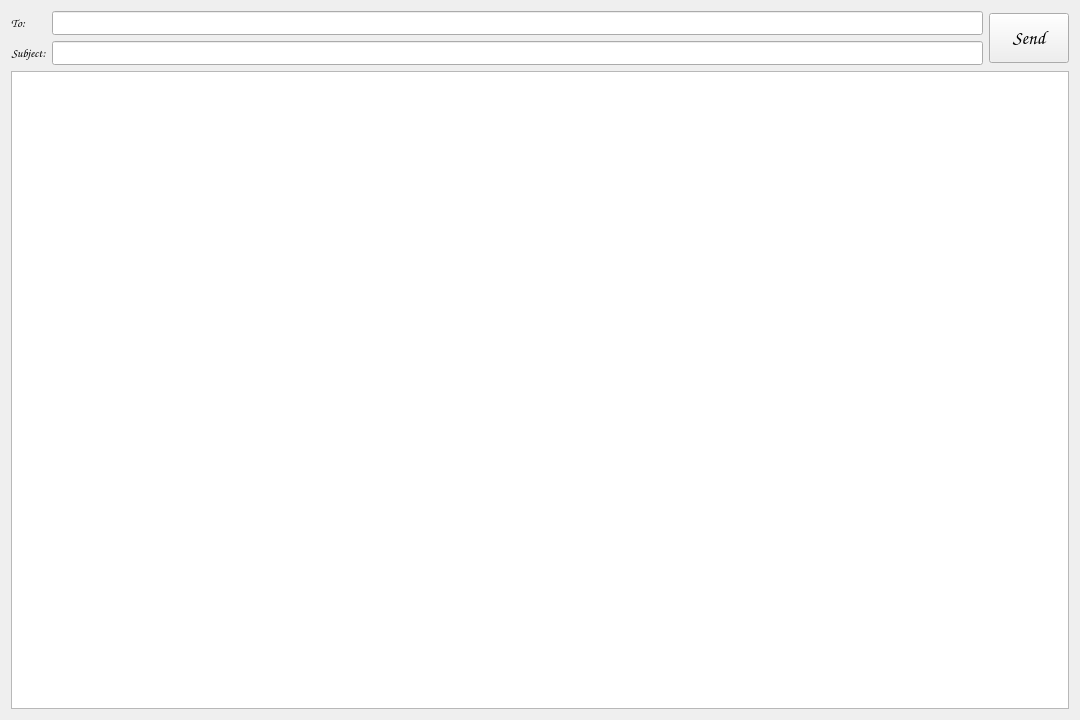
<?xml version="1.0" encoding="UTF-8"?>
<ui version="4.0">
 <class>EmailWidget</class>
 <widget class="QWidget" name="EmailWidget">
  <property name="geometry">
   <rect>
    <x>0</x>
    <y>0</y>
    <width>1080</width>
    <height>720</height>
   </rect>
  </property>
  <property name="sizePolicy">
   <sizepolicy hsizetype="Preferred" vsizetype="Preferred">
    <horstretch>0</horstretch>
    <verstretch>0</verstretch>
   </sizepolicy>
  </property>
  <property name="minimumSize">
   <size>
    <width>1080</width>
    <height>720</height>
   </size>
  </property>
  <property name="baseSize">
   <size>
    <width>1080</width>
    <height>720</height>
   </size>
  </property>
  <property name="font">
   <font>
    <family>Comic Sans MS</family>
    <weight>75</weight>
    <bold>true</bold>
   </font>
  </property>
  <property name="windowTitle">
   <string>Emailer</string>
  </property>
  <property name="windowIcon">
   <iconset>
    <normaloff>../../JasonCustomize/icon/jason_hda_icon.jpg</normaloff>../../JasonCustomize/icon/jason_hda_icon.jpg</iconset>
  </property>
  <property name="windowFilePath">
   <string/>
  </property>
  <layout class="QGridLayout" name="gridLayout">
   <item row="0" column="0">
    <layout class="QVBoxLayout" name="verticalLayout_3">
     <item>
      <layout class="QHBoxLayout" name="horizontalLayout_2">
       <item>
        <layout class="QHBoxLayout" name="horizontalLayout">
         <item>
          <layout class="QVBoxLayout" name="verticalLayout">
           <item>
            <widget class="QLabel" name="label">
             <property name="text">
              <string>To:</string>
             </property>
            </widget>
           </item>
           <item>
            <widget class="QLabel" name="label_2">
             <property name="text">
              <string>Subject:</string>
             </property>
             <property name="alignment">
              <set>Qt::AlignCenter</set>
             </property>
            </widget>
           </item>
          </layout>
         </item>
         <item>
          <layout class="QVBoxLayout" name="verticalLayout_2">
           <item>
            <widget class="QLineEdit" name="toLineEdit">
             <property name="font">
              <font>
               <weight>50</weight>
               <bold>false</bold>
              </font>
             </property>
            </widget>
           </item>
           <item>
            <widget class="QLineEdit" name="subjectLineEdit">
             <property name="font">
              <font>
               <weight>50</weight>
               <bold>false</bold>
              </font>
             </property>
            </widget>
           </item>
          </layout>
         </item>
        </layout>
       </item>
       <item>
        <widget class="QPushButton" name="sendBtn">
         <property name="minimumSize">
          <size>
           <width>0</width>
           <height>50</height>
          </size>
         </property>
         <property name="font">
          <font>
           <family>Comic Sans MS</family>
           <pointsize>14</pointsize>
           <weight>75</weight>
           <bold>true</bold>
          </font>
         </property>
         <property name="text">
          <string>Send</string>
         </property>
        </widget>
       </item>
      </layout>
     </item>
     <item>
      <widget class="QTextEdit" name="bodyTextEdit">
       <property name="sizePolicy">
        <sizepolicy hsizetype="Preferred" vsizetype="Preferred">
         <horstretch>0</horstretch>
         <verstretch>0</verstretch>
        </sizepolicy>
       </property>
       <property name="font">
        <font>
         <weight>50</weight>
         <bold>false</bold>
        </font>
       </property>
      </widget>
     </item>
    </layout>
   </item>
  </layout>
 </widget>
 <resources/>
 <connections/>
</ui>
